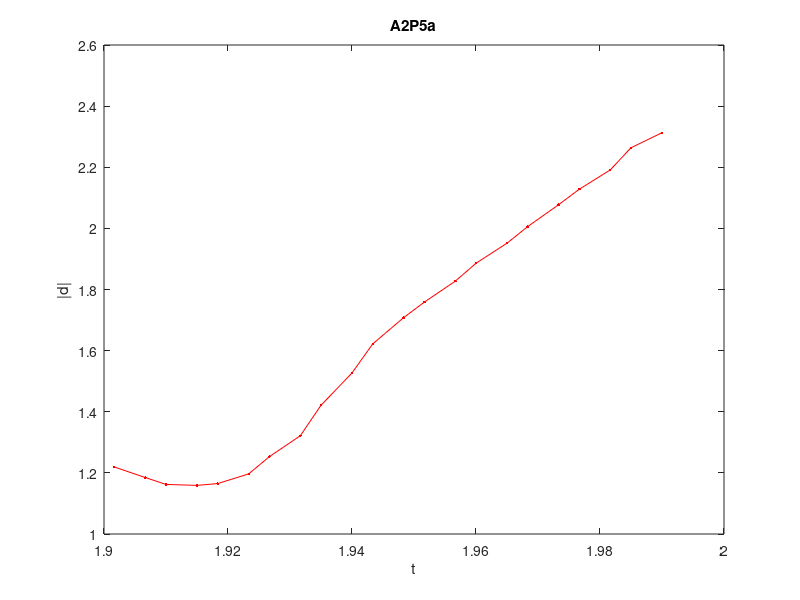
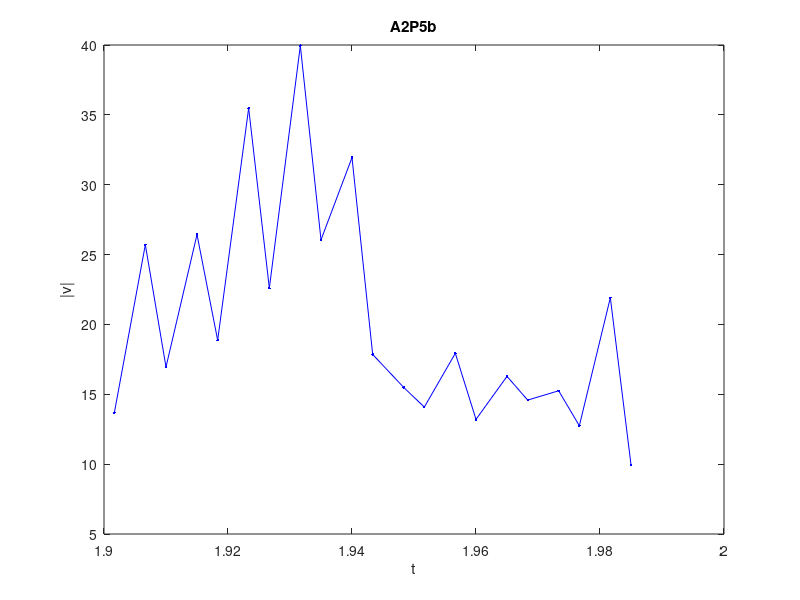

The MATLAB script that drew these images, in order:
t = [1.901666667 1.906666667 1.91 1.915 1.918333333 1.923333333 1.926666667 1.931666667 1.935 1.94 1.943333333 1.948333333 1.951666667 1.956666667 1.96 1.965 1.968333333 1.973333333 1.976666667 1.981666667 1.985 1.99];
x_stick = [0.55257759 0.588068821 0.646524966 0.713331989 0.784314451 0.86991095 0.980560082 1.089121494 1.220647821 1.350086428 1.456560121 1.544244339 1.594349606 1.663244349 1.721700494 1.784332078 1.834437346 1.905419808 1.953437356 2.007718062 2.070349646 2.112104035];
y_stick = [1.086866757 1.028410612 0.965779028 0.913586041 0.861393054 0.821726384 0.779971995 0.748656203 0.727779008 0.713164972 0.713164972 0.729866727 0.742393044 0.757007081 0.769533397 0.790410592 0.811287787 0.827989543 0.844691298 0.87809481 0.91567376 0.942814114];

% PART A
d = sqrt(x_stick.^2 + y_stick.^2);
figure(1);
plot(t, d, 'r.-');
title('A2P5a');
xlabel('t');
ylabel('|d|');

% PART B
% Forward distance scheme: f'(x_i) = (f(x_(i+1))-f(x_i))/(x_(i+1)-x_i)
% diff(X) = [X(2)-X(1), X(3)-X(2), ...]
v_x = diff(x_stick) ./ diff(t);
v_y = diff(y_stick) ./ diff(t);
v_mag = sqrt(v_x.^2 + v_y.^2);
figure(2);
plot(t(1:length(t)-1), v_mag, 'b.-');
title('A2P5b');
xlabel('t');
ylabel('|v|');

% PART C
comment5c = 'ii, iv';


